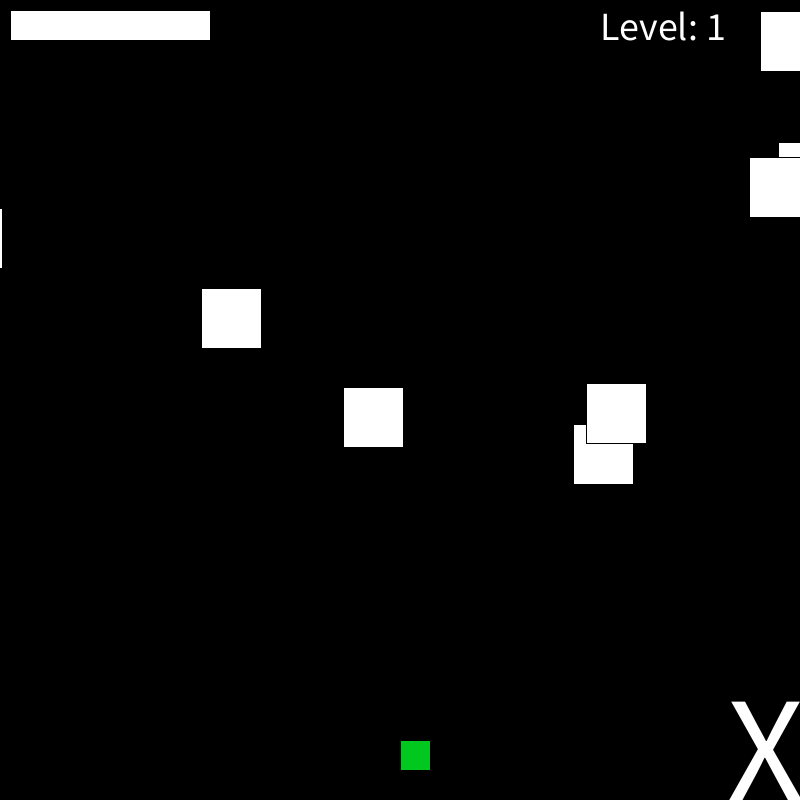
Frame 1 (no input)
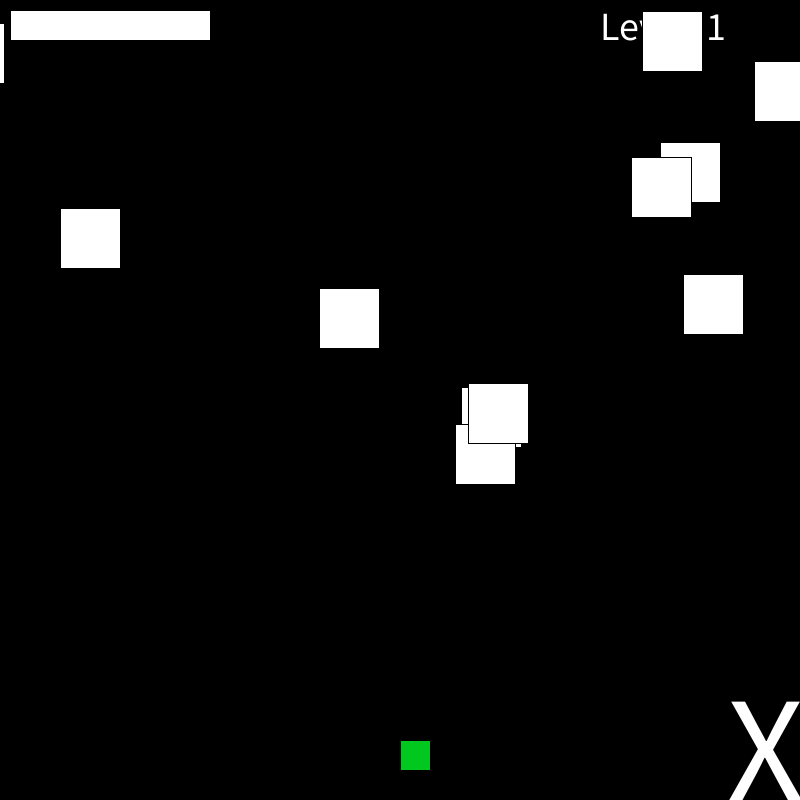
Frame 60 (the mouse pressed at the canvas centre just before this capture)
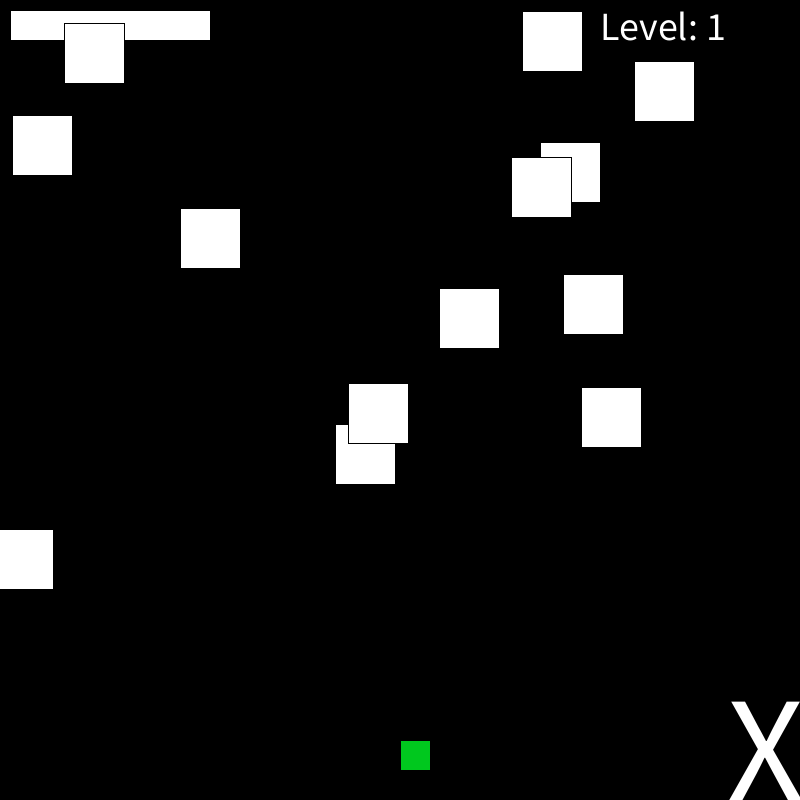
Frame 120 (the mouse held since frame 60 and released just before this capture)

The Processing sketch that drew these frames (run headless with seeded random() and noise(); from frame 60 on, the mouse is pressed at the canvas centre):

// Processing sketch: Final2
// ── Final2.pde
//It's finally done. I didn't know where to put any return statements. Suggestions are welcome!
Player P1 = new Player();
float ypos = 740;
float xpos = 400;
float speed = 5;
boolean collision = true;
int level = 1;
int spawn = 0;
int charge = 0;
int spawned1 = 0;
boolean levelup = false;
int levelupcheck = 0;
int chargemax = 200;
float RiseoverRun = 0;
 Car[] cars = new Car[20];
void setup(){
  size(800, 800);
  strokeWeight(1);

}
void draw(){
  background(0);
  P1.locationupdate();
  P1.nextLevel();
  charge();
  levelcounter();
  x();

 for(int p = 0; p < 20; p++){
   if(spawn < 20){
 cars[p] = new Car(random(0,600), random(0,1));
 spawn++;
   }
 }

for(int i = 0; i < 20; i++){
cars[i].carmove();
cars[i].collision();
}
}
void levelcounter(){
  textSize(40);
  fill(255);
  text("Level: " + level,600,40);
}
void x(){
  textSize(150);
  text("X", 727, 800);
  if(mouseX >= 727 && mouseY >= 700){
    fill(255,0,0);
    text("X", 727, 800);
  }

}
void charge(){
  if(ypos < 400 && charge < chargemax){
   charge+=1;
   
  }
  textSize(20);
   fill(255);
   rect(10, 10, chargemax, 30);
   fill(0, 250, 220);
  rect(10, 10, charge, 30);
}
void mouseClicked(){
  if(charge >= 200){
  collision = false;
  xpos = mouseX - 30;
  ypos = mouseY - 30;
  charge -= 200;
  collision = true;
  }
  if(mouseX >= 727 && mouseY >= 700){
    exit();
  }
}
  
  



class Player{
void locationupdate(){
fill(0, 200, 30);
if(keyPressed){

if(key == 'w'){
  ypos -= speed;
}
if(key == 's'){
  ypos += speed;
}
if(key == 'a'){
  xpos -= speed;
}
if(key == 'd'){
  xpos += speed;
}
}
rect(xpos, ypos,30, 30);
}
void nextLevel(){
  if(ypos < -40){
  ypos = 840;
  level++;
  chargemax+=100;
  levelup = true;
  }
}
}
class Car{
float cary;
float carx;
int spawned = 0;
int conv;
public Car(float y, float value){
  cary = y;
  if(spawned == 0){
  if(value < 0.5){
   carx = random(-800, 400);
   conv = 0;
   spawned = 1;
  }
  if(value >= 0.5){
  carx = random(400, 1600);
  conv = 1;
  spawned = 1;
  }
  }
}
void carmove(){
  if(spawned == 1){
  if(conv == 0){
  carx+=1 + level;
  }
  if(conv == 1){
  carx-=1;
  carx-=level;
  }
  if(conv == 0 && carx > 800){
    carx = -60;
  }
  if(conv == 1 && carx < -60){
    carx = 800;
  }
  if(levelup == true && conv == 0){
    carx = random(-800, 400);
    cary = random(0,600);
    levelupcheck++;
  }
  if(levelup == true && conv == 1){
    carx = random(400, 1600);
    cary = random(0,600);
    levelupcheck++;
  }
  if(levelupcheck==20){
    levelup = false;
    levelupcheck = 0;
  }
    
  fill(255,255,255);
  rect(carx, cary, 60, 60);
}  
}
void collision(){
  if(collision == true){
  if(((carx - xpos) < 30 && (xpos - carx) < 60) && ((cary - ypos) < 30 && (ypos - cary) < 60)){
    level = 1;
    chargemax = 200;
    charge = 0;
    ypos = 740;
    xpos = 400;
    levelup = true;
  }
  }
}
}
